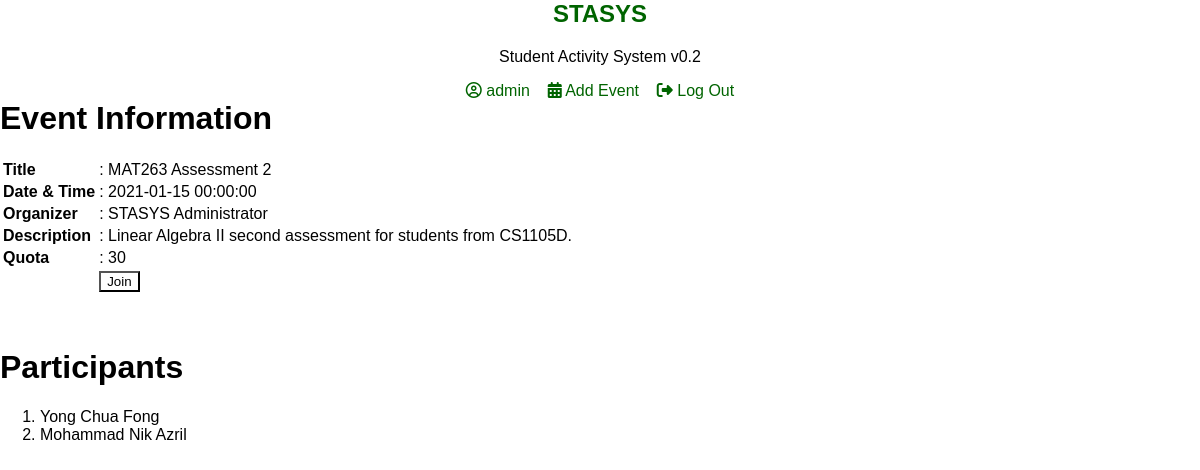
The app's page /event.php?no=1 (signed in) with its own data.
### tables this page shows
CREATE TABLE `user` (
  `id` int(5) NOT NULL,
  `un` varchar(50) NOT NULL,
  `pw` varchar(50) NOT NULL,
  `mat_id` varchar(10) NOT NULL,
  `name` varchar(50) NOT NULL,
  `prog` varchar(10) NOT NULL,
  `part` int(2) NOT NULL,
  `created` date NOT NULL DEFAULT current_timestamp()
);

CREATE TABLE `event` (
  `id` int(5) NOT NULL,
  `title` varchar(100) NOT NULL,
  `info` varchar(255) NOT NULL,
  `date_time` datetime NOT NULL,
  `quota` int(5) NOT NULL,
  `u_id` int(5) NOT NULL,
  `created` date NOT NULL DEFAULT current_timestamp()
);

CREATE TABLE `participation` (
  `id` int(5) NOT NULL,
  `u_id` int(5) NOT NULL,
  `e_id` int(5) NOT NULL,
  `created` date NOT NULL DEFAULT current_timestamp()
);

### event.php (the view, shortened to what this page needs)
<?php
	include("config.php");
	$query_user = $conn->query("SELECT * FROM user WHERE id ='".$_SESSION['id']."'");
	$rowuser = $query_user->fetch_assoc();
	if (isset($_GET["no"])){
		$query_event = $conn->query("SELECT * FROM event WHERE id =".$_GET["no"]."");
		$rowevent = $query_event->fetch_assoc();
	}
	$query_org = $conn->query("SELECT * FROM user WHERE id = ".$rowevent['u_id']."");
	$roworg = $query_org->fetch_assoc();
	$count = mysqli_fetch_assoc(mysqli_query($conn, "SELECT COUNT(u_id) as count FROM participation WHERE e_id = ".$rowevent["id"].""));
?>
<html>
	<head>
		<link rel="stylesheet" type="text/css" href="./styles.css"/>
	</head>
	<body>
		<nav align="center" class="align-center">
			<a href="home.php"><h1>STASYS</h1></a>
			<p>Student Activity System v0.2</p>
			<a href="user_profile.php"><i class="fa fa-user-circle-o" aria-hidden="true"></i> <?php echo $rowuser['un']; ?></a>&nbsp;&nbsp;&nbsp;
			<a href="event_add.php"><i class="fa fa-calendar" aria-hidden="true"></i> Add Event</a>&nbsp;&nbsp;&nbsp;
			<a href="logout.php"><i class="fa fa-sign-out" aria-hidden="true"></i> Log Out</a>
		</nav>
		<div class="box-base">
			<h1>Event Information</h1>
			<table>
				<tr><td><b>Title</b></td><td>: <?php echo $rowevent['title']; ?></td></tr></td></tr>
				<tr><td><b>Date &#38; Time</b></td><td>: <?php echo $rowevent['date_time']; ?></td></tr></td></tr>
				<tr><td><b>Organizer</b></td><td>: <?php echo $roworg['name']; ?></td></tr></td></tr>
				<tr><td><b>Description</b></td><td>: <?php echo $rowevent['info']; ?></td></tr></td></tr>
				<tr><td><b>Quota</b></td><td>: <?php echo $rowevent['quota']; ?></td></tr></td></tr>
				<tr><td></td>
					<td>
					<a href="event_join_post.php?no=<?php echo $rowevent['id']; ?>"><input type="button" value="Join"/></a>
					</td>
				</tr>
			</table><br/><br/><br/>
			<h1>Participants</h1>
			<ol>
			<?php $result = mysqli_query($conn, "SELECT * FROM participation WHERE e_id = ".$rowevent['id']."");
			if ($count['count'] > 0){
				while($rows=mysqli_fetch_array($result)){
					$participant = mysqli_fetch_assoc(mysqli_query($conn, "SELECT name FROM user WHERE id = ".$rows['u_id']."")); ?>
				<li><?php echo $participant['name']; ?></li>
			<?php } ?>
			</ol><?php
			}else
				echo 'Nobody has joined this event yet. Be the first one to participate!'; ?>
		</div>
	</body>
</html>

### styles.css (style rules this page uses)
* { background-color: #ffffff00; box-sizing: border-box; font-family: 'Arial'; margin-left: 0; margin-right: 0; margin-top: 0; scroll-behavior: smooth; }
nav a { color: darkgreen; text-decoration: none; }
.align-center { width: 50%; margin: auto; }
.box-base { padding: 0; margin: 0 auto 0 auto; width: 1200px; }

### records on screen
user: un "admin", name "STASYS Administrator"
event: title "MAT263 Assessment 2", date_time "2021-01-15 00:00:00", info "Linear Algebra II second assessment for students from CS1105D.", quota "30"
participation: u.name "Yong Chua Fong"
participation: u.name "Mohammad Nik Azril"
